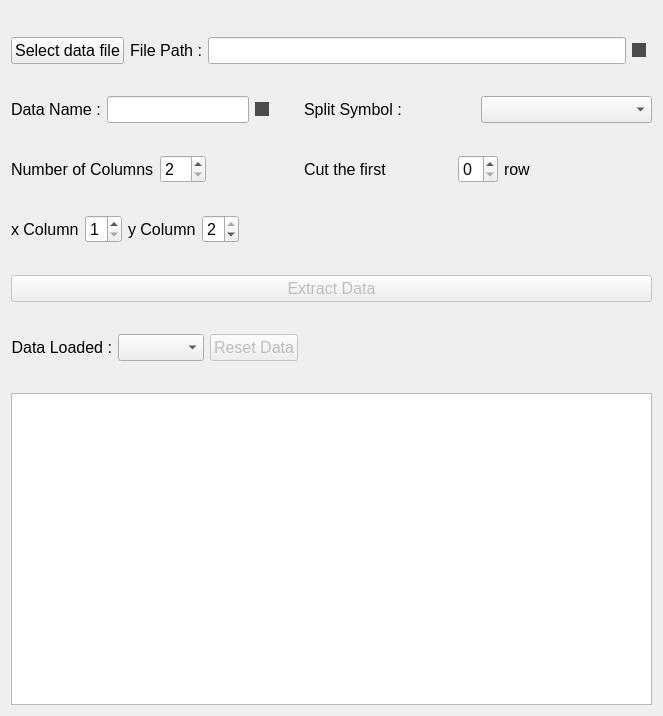
<?xml version="1.0" encoding="UTF-8"?>
<ui version="4.0">
 <class>Form</class>
 <widget class="QWidget" name="Form">
  <property name="geometry">
   <rect>
    <x>0</x>
    <y>0</y>
    <width>663</width>
    <height>716</height>
   </rect>
  </property>
  <property name="font">
   <font>
    <pointsize>12</pointsize>
   </font>
  </property>
  <property name="windowTitle">
   <string>Form</string>
  </property>
  <layout class="QVBoxLayout" name="verticalLayout_2">
   <item>
    <layout class="QFormLayout" name="formLayout">
     <item row="1" column="0">
      <spacer name="horizontalSpacer_7">
       <property name="orientation">
        <enum>Qt::Horizontal</enum>
       </property>
       <property name="sizeHint" stdset="0">
        <size>
         <width>40</width>
         <height>20</height>
        </size>
       </property>
      </spacer>
     </item>
     <item row="2" column="0" colspan="2">
      <layout class="QHBoxLayout" name="horizontalLayout_3">
       <item>
        <widget class="QPushButton" name="pb_filePath">
         <property name="font">
          <font>
           <pointsize>12</pointsize>
          </font>
         </property>
         <property name="text">
          <string>Select data file</string>
         </property>
        </widget>
       </item>
       <item>
        <widget class="QLabel" name="label_3">
         <property name="font">
          <font>
           <pointsize>12</pointsize>
          </font>
         </property>
         <property name="text">
          <string>File Path :</string>
         </property>
        </widget>
       </item>
       <item>
        <widget class="QLineEdit" name="le_filePath">
         <property name="font">
          <font>
           <pointsize>12</pointsize>
          </font>
         </property>
         <property name="readOnly">
          <bool>true</bool>
         </property>
        </widget>
       </item>
       <item>
        <widget class="QCheckBox" name="ind_filePath">
         <property name="styleSheet">
          <string notr="true">QCheckBox::indicator{background-color: rgb(75, 75, 75);}</string>
         </property>
         <property name="text">
          <string/>
         </property>
        </widget>
       </item>
      </layout>
     </item>
     <item row="3" column="0">
      <spacer name="horizontalSpacer">
       <property name="orientation">
        <enum>Qt::Horizontal</enum>
       </property>
       <property name="sizeHint" stdset="0">
        <size>
         <width>40</width>
         <height>20</height>
        </size>
       </property>
      </spacer>
     </item>
     <item row="4" column="0">
      <layout class="QHBoxLayout" name="horizontalLayout">
       <item>
        <widget class="QLabel" name="label">
         <property name="font">
          <font>
           <pointsize>12</pointsize>
          </font>
         </property>
         <property name="text">
          <string>Data Name :</string>
         </property>
        </widget>
       </item>
       <item>
        <widget class="QLineEdit" name="le_dataName">
         <property name="font">
          <font>
           <pointsize>12</pointsize>
          </font>
         </property>
        </widget>
       </item>
       <item>
        <widget class="QCheckBox" name="ind_dataName">
         <property name="styleSheet">
          <string notr="true">QCheckBox::indicator{background-color: rgb(75, 75, 75);}</string>
         </property>
         <property name="text">
          <string/>
         </property>
        </widget>
       </item>
      </layout>
     </item>
     <item row="5" column="0">
      <spacer name="horizontalSpacer_2">
       <property name="orientation">
        <enum>Qt::Horizontal</enum>
       </property>
       <property name="sizeHint" stdset="0">
        <size>
         <width>40</width>
         <height>20</height>
        </size>
       </property>
      </spacer>
     </item>
     <item row="7" column="0">
      <spacer name="horizontalSpacer_5">
       <property name="orientation">
        <enum>Qt::Horizontal</enum>
       </property>
       <property name="sizeHint" stdset="0">
        <size>
         <width>40</width>
         <height>20</height>
        </size>
       </property>
      </spacer>
     </item>
     <item row="9" column="0">
      <spacer name="horizontalSpacer_10">
       <property name="orientation">
        <enum>Qt::Horizontal</enum>
       </property>
       <property name="sizeHint" stdset="0">
        <size>
         <width>40</width>
         <height>20</height>
        </size>
       </property>
      </spacer>
     </item>
     <item row="10" column="0" colspan="2">
      <widget class="QPushButton" name="pb_extract">
       <property name="enabled">
        <bool>false</bool>
       </property>
       <property name="font">
        <font>
         <pointsize>12</pointsize>
        </font>
       </property>
       <property name="text">
        <string>Extract Data</string>
       </property>
      </widget>
     </item>
     <item row="11" column="0">
      <spacer name="horizontalSpacer_6">
       <property name="orientation">
        <enum>Qt::Horizontal</enum>
       </property>
       <property name="sizeHint" stdset="0">
        <size>
         <width>40</width>
         <height>20</height>
        </size>
       </property>
      </spacer>
     </item>
     <item row="12" column="0">
      <layout class="QHBoxLayout" name="horizontalLayout_4">
       <item>
        <widget class="QLabel" name="label_4">
         <property name="font">
          <font>
           <pointsize>12</pointsize>
          </font>
         </property>
         <property name="text">
          <string>Data Loaded :</string>
         </property>
         <property name="alignment">
          <set>Qt::AlignRight|Qt::AlignTrailing|Qt::AlignVCenter</set>
         </property>
        </widget>
       </item>
       <item>
        <widget class="QComboBox" name="cmb_data">
         <property name="font">
          <font>
           <pointsize>12</pointsize>
          </font>
         </property>
         <property name="editable">
          <bool>false</bool>
         </property>
        </widget>
       </item>
       <item>
        <widget class="QPushButton" name="pb_reset">
         <property name="enabled">
          <bool>false</bool>
         </property>
         <property name="font">
          <font>
           <pointsize>12</pointsize>
          </font>
         </property>
         <property name="text">
          <string>Reset Data</string>
         </property>
        </widget>
       </item>
      </layout>
     </item>
     <item row="13" column="0">
      <spacer name="horizontalSpacer_8">
       <property name="orientation">
        <enum>Qt::Horizontal</enum>
       </property>
       <property name="sizeHint" stdset="0">
        <size>
         <width>40</width>
         <height>20</height>
        </size>
       </property>
      </spacer>
     </item>
     <item row="4" column="1">
      <layout class="QHBoxLayout" name="horizontalLayout_2">
       <item>
        <widget class="QLabel" name="label_2">
         <property name="font">
          <font>
           <pointsize>12</pointsize>
          </font>
         </property>
         <property name="text">
          <string>Split Symbol :</string>
         </property>
        </widget>
       </item>
       <item>
        <widget class="QComboBox" name="cmb_split">
         <property name="font">
          <font>
           <pointsize>12</pointsize>
          </font>
         </property>
        </widget>
       </item>
      </layout>
     </item>
     <item row="8" column="0">
      <layout class="QHBoxLayout" name="horizontalLayout_7">
       <item>
        <widget class="QLabel" name="label_5">
         <property name="font">
          <font>
           <pointsize>12</pointsize>
          </font>
         </property>
         <property name="layoutDirection">
          <enum>Qt::LeftToRight</enum>
         </property>
         <property name="text">
          <string>x Column</string>
         </property>
         <property name="alignment">
          <set>Qt::AlignLeading|Qt::AlignLeft|Qt::AlignVCenter</set>
         </property>
        </widget>
       </item>
       <item>
        <widget class="QSpinBox" name="sb_xValues">
         <property name="maximumSize">
          <size>
           <width>40</width>
           <height>16777215</height>
          </size>
         </property>
         <property name="font">
          <font>
           <pointsize>12</pointsize>
          </font>
         </property>
         <property name="alignment">
          <set>Qt::AlignLeading|Qt::AlignLeft|Qt::AlignVCenter</set>
         </property>
         <property name="minimum">
          <number>1</number>
         </property>
         <property name="maximum">
          <number>2</number>
         </property>
        </widget>
       </item>
       <item>
        <widget class="QLabel" name="label_6">
         <property name="font">
          <font>
           <pointsize>12</pointsize>
          </font>
         </property>
         <property name="text">
          <string>y Column</string>
         </property>
        </widget>
       </item>
       <item>
        <widget class="QSpinBox" name="sb_yValues">
         <property name="maximumSize">
          <size>
           <width>40</width>
           <height>16777215</height>
          </size>
         </property>
         <property name="font">
          <font>
           <pointsize>12</pointsize>
          </font>
         </property>
         <property name="minimum">
          <number>1</number>
         </property>
         <property name="maximum">
          <number>2</number>
         </property>
         <property name="value">
          <number>2</number>
         </property>
        </widget>
       </item>
      </layout>
     </item>
     <item row="6" column="1">
      <layout class="QHBoxLayout" name="horizontalLayout_10">
       <item>
        <widget class="QLabel" name="label_7">
         <property name="font">
          <font>
           <pointsize>12</pointsize>
          </font>
         </property>
         <property name="text">
          <string>Cut the first</string>
         </property>
        </widget>
       </item>
       <item>
        <widget class="QSpinBox" name="sb_row">
         <property name="maximumSize">
          <size>
           <width>40</width>
           <height>16777215</height>
          </size>
         </property>
         <property name="font">
          <font>
           <pointsize>12</pointsize>
          </font>
         </property>
        </widget>
       </item>
       <item>
        <widget class="QLabel" name="label_8">
         <property name="font">
          <font>
           <pointsize>12</pointsize>
          </font>
         </property>
         <property name="text">
          <string>row</string>
         </property>
        </widget>
       </item>
      </layout>
     </item>
     <item row="6" column="0">
      <layout class="QHBoxLayout" name="horizontalLayout_6">
       <item>
        <widget class="QLabel" name="label_column">
         <property name="font">
          <font>
           <pointsize>12</pointsize>
          </font>
         </property>
         <property name="text">
          <string>Number of Columns</string>
         </property>
        </widget>
       </item>
       <item>
        <widget class="QSpinBox" name="sb_nbColumns">
         <property name="font">
          <font>
           <pointsize>12</pointsize>
          </font>
         </property>
         <property name="minimum">
          <number>2</number>
         </property>
        </widget>
       </item>
      </layout>
     </item>
    </layout>
   </item>
   <item>
    <layout class="QHBoxLayout" name="horizontalLayout_5">
     <item>
      <widget class="QListWidget" name="lw_preview"/>
     </item>
    </layout>
   </item>
  </layout>
 </widget>
 <resources/>
 <connections/>
</ui>
